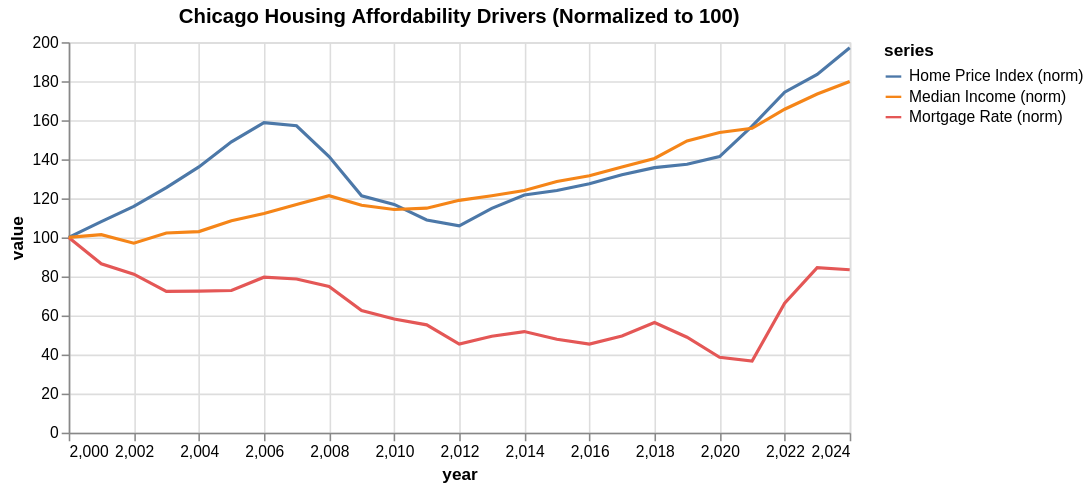

The notebook cell this image was saved under:
### Code cell
# Chart 1: trend overview (normalized)
plot_df=merged[['year','home_price_index','mortgage_rate','income_median']].copy()
for c in ['home_price_index','mortgage_rate','income_median']:
    plot_df[c+'_idx']=plot_df[c]/plot_df[c].iloc[0]*100

plot_long=plot_df.melt(id_vars=['year'],value_vars=['home_price_index_idx','mortgage_rate_idx','income_median_idx'],var_name='series',value_name='value')
plot_long['series']=plot_long['series'].map({'home_price_index_idx':'Home Price Index (norm)','mortgage_rate_idx':'Mortgage Rate (norm)','income_median_idx':'Median Income (norm)'})
chart1=alt.Chart(plot_long).mark_line().encode(x='year',y='value',color='series').properties(title='Chicago Housing Affordability Drivers (Normalized to 100)',width=500,height=250)
chart1.save('output/trend_overview_normalized.png')
chart1

### Figure 1 — Vega-Lite specification as saved in the notebook (floating-point values rounded to 4 significant figures)
{"config": {"view": {"continuousWidth": 300, "continuousHeight": 300}}, "data": {"name": "data-a9bb2d24e75a16a6afdf483b30b11081"}, "mark": {"type": "line"}, "encoding": {"color": {"field": "series", "type": "nominal"}, "x": {"field": "year", "type": "quantitative"}, "y": {"field": "value", "type": "quantitative"}}, "height": 250, "title": "Chicago Housing Affordability Drivers (Normalized to 100)", "width": 500, "$schema": "https://vega.github.io/schema/vega-lite/v5.20.1.json", "datasets": {"data-a9bb2d24e75a16a6afdf483b30b11081": [{"year": 2000, "series": "Home Price Index (norm)", "value": 100.0}, {"year": 2001, "series": "Home Price Index (norm)", "value": 108.1}, {"year": 2002, "series": "Home Price Index (norm)", "value": 115.9}, {"year": 2003, "series": "Home Price Index (norm)", "value": 125.5}, {"year": 2004, "series": "Home Price Index (norm)", "value": 136.1}, {"year": 2005, "series": "Home Price Index (norm)", "value": 149.0}, {"year": 2006, "series": "Home Price Index (norm)", "value": 158.8}, {"year": 2007, "series": "Home Price Index (norm)", "value": 157.2}, {"year": 2008, "series": "Home Price Index (norm)", "value": 141.4}, {"year": 2009, "series": "Home Price Index (norm)", "value": 121.3}, {"year": 2010, "series": "Home Price Index (norm)", "value": 116.9}, {"year": 2011, "series": "Home Price Index (norm)", "value": 109.0}, {"year": 2012, "series": "Home Price Index (norm)", "value": 105.9}, {"year": 2013, "series": "Home Price Index (norm)", "value": 114.9}, {"year": 2014, "series": "Home Price Index (norm)", "value": 121.7}, {"year": 2015, "series": "Home Price Index (norm)", "value": 124.0}, {"year": 2016, "series": "Home Price Index (norm)", "value": 127.5}, {"year": 2017, "series": "Home Price Index (norm)", "value": 132.1}, {"year": 2018, "series": "Home Price Index (norm)", "value": 135.7}, {"year": 2019, "series": "Home Price Index (norm)", "value": 137.5}, {"year": 2020, "series": "Home Price Index (norm)", "value": 141.4}, {"year": 2021, "series": "Home Price Index (norm)", "value": 157.0}, {"year": 2022, "series": "Home Price Index (norm)", "value": 174.4}, {"year": 2023, "series": "Home Price Index (norm)", "value": 183.5}, {"year": 2024, "series": "Home Price Index (norm)", "value": 197.2}, {"year": 2000, "series": "Mortgage Rate (norm)", "value": 100.0}, {"year": 2001, "series": "Mortgage Rate (norm)", "value": 86.52}, {"year": 2002, "series": "Mortgage Rate (norm)", "value": 81.17}, {"year": 2003, "series": "Mortgage Rate (norm)", "value": 72.35}, {"year": 2004, "series": "Mortgage Rate (norm)", "value": 72.51}, {"year": 2005, "series": "Mortgage Rate (norm)", "value": 72.85}, {"year": 2006, "series": "Mortgage Rate (norm)", "value": 79.63}, {"year": 2007, "series": "Mortgage Rate (norm)", "value": 78.69}, {"year": 2008, "series": "Mortgage Rate (norm)", "value": 74.84}, {"year": 2009, "series": "Mortgage Rate (norm)", "value": 62.54}, {"year": 2010, "series": "Mortgage Rate (norm)", "value": 58.23}, {"year": 2011, "series": "Mortgage Rate (norm)", "value": 55.23}, {"year": 2012, "series": "Mortgage Rate (norm)", "value": 45.42}, {"year": 2013, "series": "Mortgage Rate (norm)", "value": 49.36}, {"year": 2014, "series": "Mortgage Rate (norm)", "value": 51.76}, {"year": 2015, "series": "Mortgage Rate (norm)", "value": 47.81}, {"year": 2016, "series": "Mortgage Rate (norm)", "value": 45.37}, {"year": 2017, "series": "Mortgage Rate (norm)", "value": 49.54}, {"year": 2018, "series": "Mortgage Rate (norm)", "value": 56.43}, {"year": 2019, "series": "Mortgage Rate (norm)", "value": 48.87}, {"year": 2020, "series": "Mortgage Rate (norm)", "value": 38.64}, {"year": 2021, "series": "Mortgage Rate (norm)", "value": 36.73}, {"year": 2022, "series": "Mortgage Rate (norm)", "value": 66.36}, {"year": 2023, "series": "Mortgage Rate (norm)", "value": 84.52}, {"year": 2024, "series": "Mortgage Rate (norm)", "value": 83.46}, {"year": 2000, "series": "Median Income (norm)", "value": 100.0}, {"year": 2001, "series": "Median Income (norm)", "value": 101.4}, {"year": 2002, "series": "Median Income (norm)", "value": 97.02}, {"year": 2003, "series": "Median Income (norm)", "value": 102.2}, {"year": 2004, "series": "Median Income (norm)", "value": 103.0}, {"year": 2005, "series": "Median Income (norm)", "value": 108.5}, {"year": 2006, "series": "Median Income (norm)", "value": 112.3}, {"year": 2007, "series": "Median Income (norm)", "value": 116.9}, {"year": 2008, "series": "Median Income (norm)", "value": 121.4}, {"year": 2009, "series": "Median Income (norm)", "value": 116.5}, {"year": 2010, "series": "Median Income (norm)", "value": 114.3}, {"year": 2011, "series": "Median Income (norm)", "value": 115.0}, {"year": 2012, "series": "Median Income (norm)", "value": 119.0}, {"year": 2013, "series": "Median Income (norm)", "value": 121.3}, {"year": 2014, "series": "Median Income (norm)", "value": 124.0}, {"year": 2015, "series": "Median Income (norm)", "value": 128.6}, {"year": 2016, "series": "Median Income (norm)", "value": 131.6}, {"year": 2017, "series": "Median Income (norm)", "value": 136.1}, {"year": 2018, "series": "Median Income (norm)", "value": 140.4}, {"year": 2019, "series": "Median Income (norm)", "value": 149.4}, {"year": 2020, "series": "Median Income (norm)", "value": 153.8}, {"year": 2021, "series": "Median Income (norm)", "value": 155.9}, {"year": 2022, "series": "Median Income (norm)", "value": 165.7}, {"year": 2023, "series": "Median Income (norm)", "value": 173.4}, {"year": 2024, "series": "Median Income (norm)", "value": 179.9}]}}
